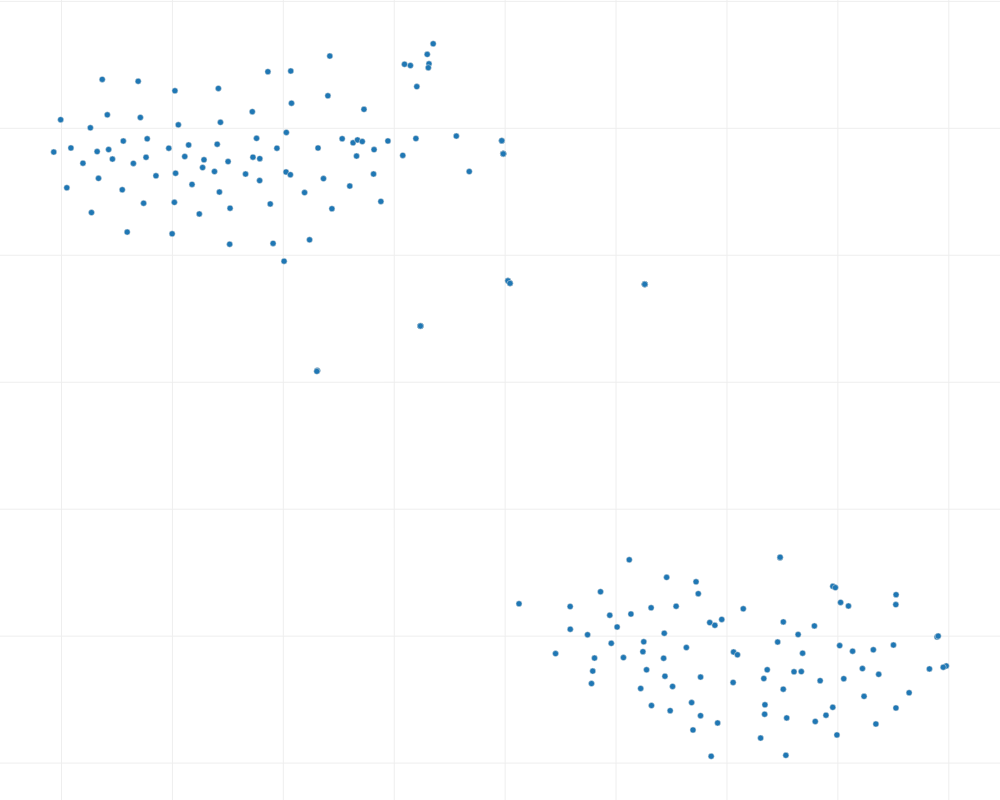

The code cell stored with this chart in its notebook:
### Code cell
plotly_plot_tsne(tsne_embeddings_2d, labels_2d, dimension=2)

### Figure 1 — Plotly figure (JSON) as saved in the notebook; plotly's stock layout.template omitted (floating-point values rounded to 4 significant figures; data arrays with more than 128 entries replaced by an {"elided": "..."} marker saying what was removed)
{"data": [{"hoverinfo": "text", "marker": {"line": {"color": "rgb(225, 225, 225)", "width": 0.5}, "opacity": 1, "size": 6}, "mode": "markers", "text": {"elided": "200 str values"}, "type": "scatter", "uid": "d41b9a77-a2b9-4c8e-8e46-09d98e640cf1", "x": {"elided": "200 float values"}, "y": {"elided": "200 float values"}}], "layout": {"height": 800, "margin": {"b": 0, "l": 0, "r": 0, "t": 0}, "width": 1000, "xaxis": {"zeroline": false}, "yaxis": {"zeroline": false}}}
